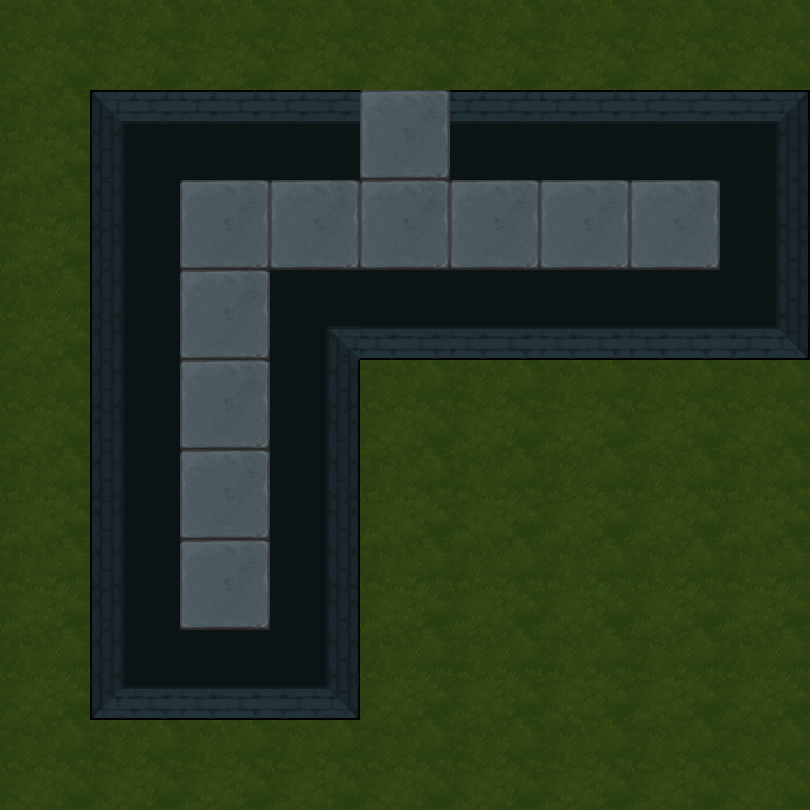

Rendered tile map (Tiled .tmx) drawn with the repository's tilesets; below, a short description and the map source with its tile grids summarised:
An orthogonal 9x9 tile map with 90x90 px tiles, 2 tile layers (地形, 障碍) and 12 objects (8x map, 2x spring, bed, door).

<map version="1.5" tiledversion="1.7.2" orientation="orthogonal" renderorder="right-down" width="9" height="9" tilewidth="90" tileheight="90" infinite="0" nextlayerid="4" nextobjectid="19">
 <tileset firstgid="1" name="1" tilewidth="90" tileheight="90" tilecount="100" columns="10">
  <image source="3.png" trans="ff00ff" width="900" height="900" />
 </tileset>
 <layer id="1" name="地形" width="9" height="9">
  <data>[81 cells, 81 non-empty, 2 distinct tile ids]</data>
 </layer>
 <layer id="2" name="障碍" width="9" height="9">
  <data>[81 cells, 25 non-empty, 9 distinct tile ids]</data>
 </layer>
 <objectgroup id="3" name="对象">
  <object id="1" name="bed" x="180" y="540" width="90" height="90" />
  <object id="2" name="map" x="180" y="360" width="90" height="90" />
  <object id="6" name="map" x="180" y="180" width="90" height="90" />
  <object id="7" name="map" x="180" y="270" width="90" height="90" />
  <object id="10" name="map" x="180" y="450" width="90" height="90" />
  <object id="11" name="map" x="540" y="180" width="90" height="90" />
  <object id="13" name="map" x="360" y="180" width="90" height="90">
   <properties>
    <property name="weapon" type="int" value="1" />
   </properties>
  </object>
  <object id="14" name="map" x="450" y="180" width="90" height="90">
   <properties>
    <property name="weapon" type="int" value="2" />
   </properties>
  </object>
  <object id="15" name="map" x="270" y="180" width="90" height="90">
   <properties>
    <property name="weapon" type="int" value="3" />
   </properties>
  </object>
  <object id="16" name="spring" x="0" y="180" width="90" height="90">
   <properties>
    <property name="direction" value="2" />
   </properties>
  </object>
  <object id="17" name="spring" x="630" y="180" width="90" height="90">
   <properties>
    <property name="direction" value="1" />
   </properties>
  </object>
  <object id="18" name="door" x="360" y="90" width="90" height="90">
   <properties>
    <property name="LorR" type="int" value="1" />
    <property name="motion" type="int" value="4" />
    <property name="rotate" type="int" value="0" />
   </properties>
  </object>
 </objectgroup>
</map>
